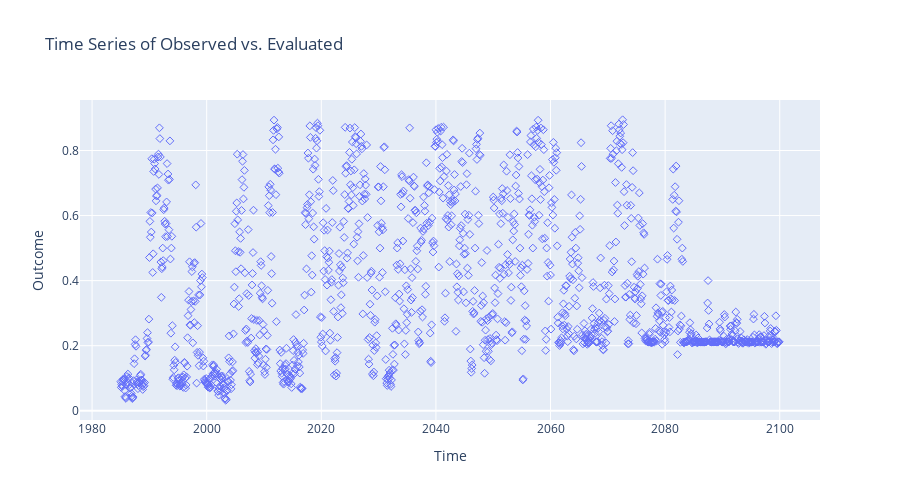

Source (notebook cell):
### Code cell
time_futur = X_test_futur.index
X_futur_transformed = imputer.fit_transform(X_test_futur.to_numpy())
df_proba_futur = classifier.predict_proba(X_futur_transformed)[:, 1]

fig = go.Figure()

fig.add_trace(go.Scatter(x=time_futur, y=df_proba_futur, mode='markers', name='Predicted Probability', marker=dict(symbol='diamond-open')))
fig.update_layout(title='Time Series of Observed vs. Evaluated',
                  xaxis_title='Time',
                  yaxis_title='Outcome',
                legend=dict(
                    x=0.5,
                    y=-0.3,
                    orientation='h',
                    xanchor='center',
                    yanchor='top'
    )
                 ,
                 height=500)
fig.show()

### Figure 1 — Plotly figure (JSON) as saved in the notebook; plotly's stock layout.template omitted (floating-point values rounded to 4 significant figures; data arrays with more than 128 entries replaced by an {"elided": "..."} marker saying what was removed)
{"data": [{"marker": {"symbol": "diamond-open"}, "mode": "markers", "name": "Predicted Probability", "type": "scatter", "x": {"elided": "1380 str values"}, "y": {"elided": "1380 float values"}}], "layout": {"height": 500, "legend": {"orientation": "h", "x": 0.5, "xanchor": "center", "y": -0.3, "yanchor": "top"}, "title": {"text": "Time Series of Observed vs. Evaluated"}, "xaxis": {"title": {"text": "Time"}}, "yaxis": {"title": {"text": "Outcome"}}}}
